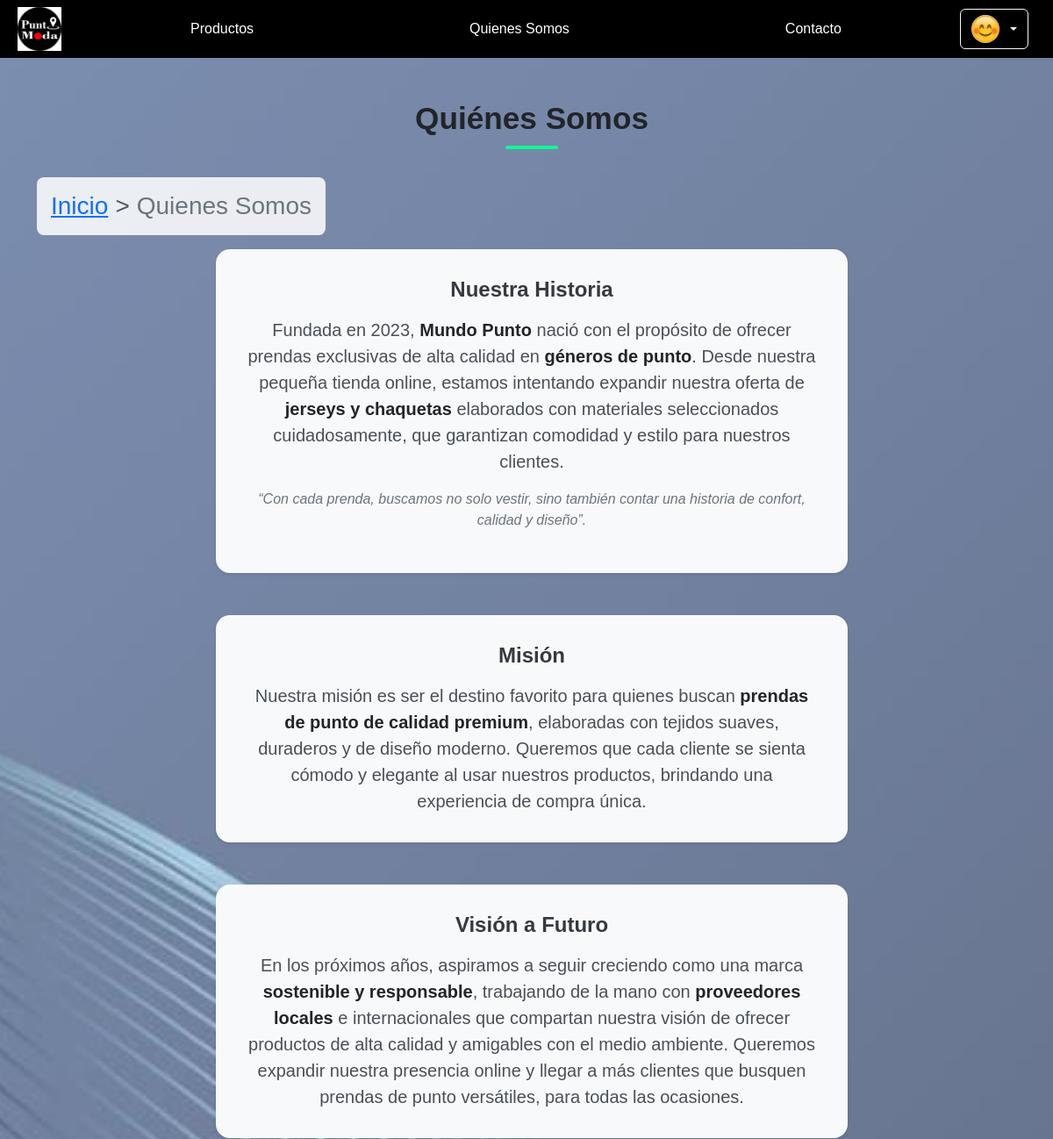
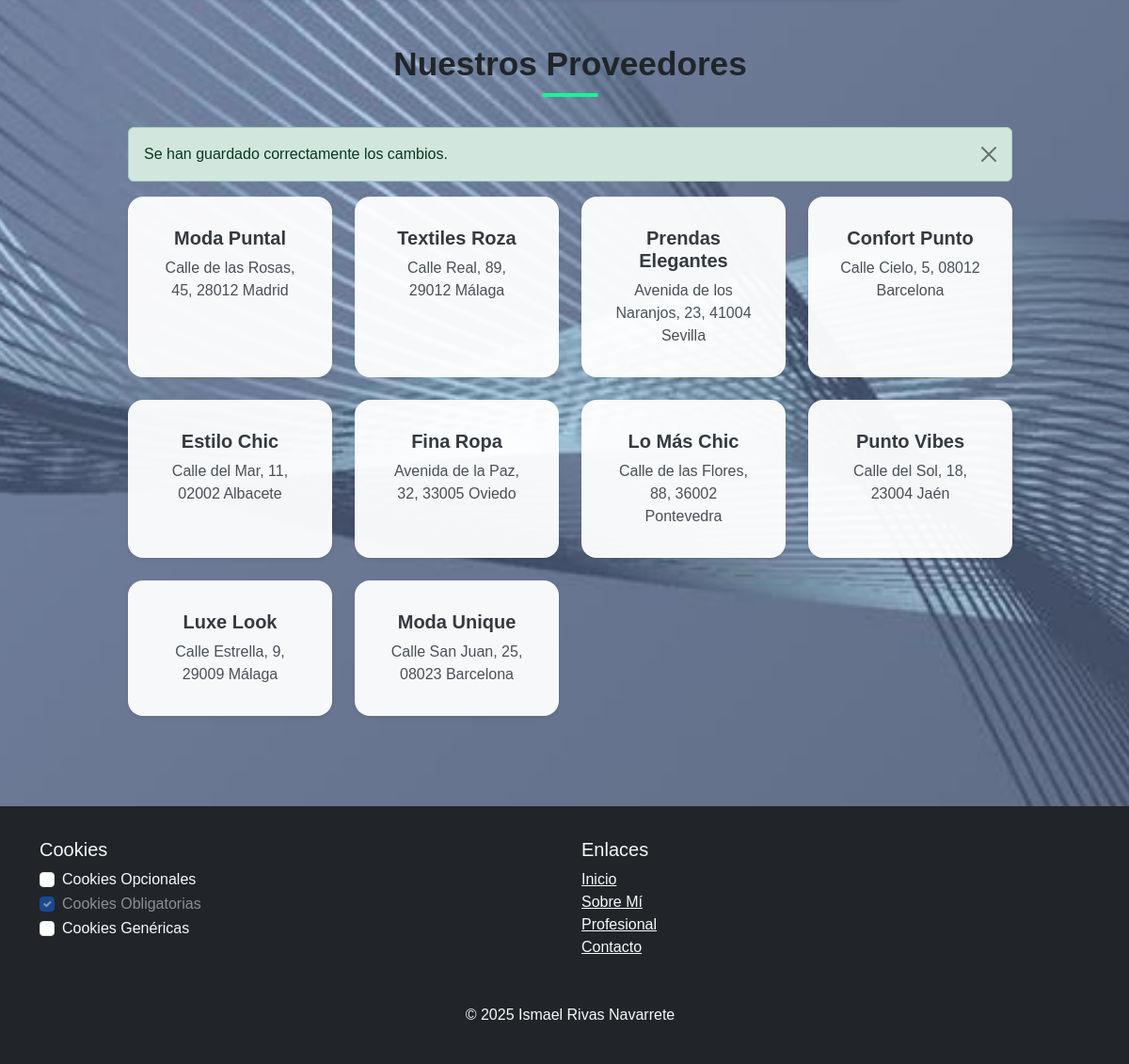
Page /quienesSomos.php (signed in) on the committed database (2 pictures, top to bottom).
### tables this page shows
CREATE TABLE IF NOT EXISTS Proveedores (
    CIF VARCHAR(9) PRIMARY KEY,
    nombre_proveedor VARCHAR(30) NOT NULL,
    direccion_proveedor VARCHAR(60),
    telefono VARCHAR(20)
);

### www/quienesSomos.php (the view, shortened to what this page needs)
<?php
$conexionBaseDatos = Conexion::conexionBD();
$consultaProveedores = $conexionBaseDatos->prepare("SELECT CIF, nombre_proveedor, direccion_proveedor,telefono FROM Proveedores");
$consultaProveedores->execute();
$resultado = $consultaProveedores->get_result();
?>
<!DOCTYPE html>
<html lang="es">
<head>
  <link href="https://cdn.jsdelivr.net/npm/bootstrap@5.3.3/dist/css/bootstrap.min.css" rel="stylesheet">
  <link rel="stylesheet" href="css/styles.css">
  <link rel="stylesheet" href="https://cdn.jsdelivr.net/npm/bootstrap-icons@1.13.1/font/bootstrap-icons.min.css">
  <link rel="stylesheet" href="css/estiloQuienesSomos.css">
</head>
<body>
    <?php include 'php/navbar.php'; ?>
    <main class="container my-5">
        <h2 class="section-title">Quiénes Somos</h2>
        <nav style="--bs-breadcrumb-divider: '>';" aria-label="breadcrumb">
            <ol class="breadcrumb">
                <li class="breadcrumb-item"><a href="index.php">Inicio</a></li>
                <li class="breadcrumb-item active" aria-current="page">Quienes Somos</li>
            </ol>
        </nav>
        <div class="col-12 col-md-8 mx-auto mb-5 px-3">
            <div class="card shadow-sm rounded-4 bg-light border-0">
                <div class="card-body text-center">
                    <h4 class="card-title mb-3">Nuestra Historia</h4>
                    <p class="card-text lead">
                    Fundada en 2023, <strong>Mundo Punto</strong> nació con el propósito de ofrecer prendas exclusivas de alta calidad en
                    <strong>géneros de punto</strong>. Desde nuestra pequeña tienda online, estamos intentando expandir nuestra oferta de <strong>jerseys y chaquetas
                        </strong> elaborados con materiales seleccionados cuidadosamente, que garantizan comodidad y estilo para nuestros clientes.
                    </p>
                    <p class="intro-text mt-3 fst-italic">
                    “Con cada prenda, buscamos no solo vestir, sino también contar una historia de confort, calidad y diseño”.
                    </p>
                </div>
            </div>
        </div>
        <div class="col-12 col-md-8 mx-auto mb-5 px-3">
            <div class="card shadow-sm rounded-4 bg-light border-0">
                <div class="card-body text-center">
                    <h4 class="card-title mb-3">Misión</h4>
                    <p class="card-text lead">
                    Nuestra misión es ser el destino favorito para quienes buscan <strong>prendas de punto de calidad premium</strong>, elaboradas con tejidos
                    suaves, duraderos y de diseño moderno. Queremos que cada cliente se sienta cómodo y elegante al usar nuestros productos, brindando una
                    experiencia de compra única.
                    </p>
                </div>
            </div>
        </div>
        <div class="col-12 col-md-8 mx-auto mb-5 px-3">
            <div class="card shadow-sm rounded-4 bg-light border-0">
                <div class="card-body text-center">
                    <h4 class="card-title mb-3">Visión a Futuro</h4>
                    <p class="card-text lead">
                    En los próximos años, aspiramos a seguir creciendo como una marca <strong>sostenible y responsable</strong>, trabajando de la mano
                    con <strong>proveedores locales</strong> e internacionales que compartan nuestra visión de ofrecer productos de alta calidad y amigables
                    con el medio ambiente. Queremos expandir nuestra presencia online y llegar a más clientes que busquen prendas de punto versátiles,
                    para todas las ocasiones.
                    </p>
                </div>
            </div>
        </div>
        <div class="col-md-10 mx-auto">
            <h2 class="providers-title">Nuestros Proveedores</h2>
            <?php if (isset($_SESSION['mensaje'])): ?>
                <div class="alert alert-success alert-dismissible fade show mt-3" role="alert">
                    <?php echo $_SESSION['mensaje']; unset($_SESSION['mensaje']); ?>
                    <button type="button" class="btn-close" data-bs-dismiss="alert" aria-label="Close"></button>
                </div>
            <?php endif; ?>
            <div class="row g-4">
                <?php while ($proveedor = $resultado->fetch_assoc()) {  ?>
                <div class="col-12 col-sm-6 col-md-4 col-lg-3">
                    <div class="card border-0 shadow-sm h-100">
                        <div class="card-body text-center">
                            <h5 class="card-title"><?php echo htmlspecialchars($proveedor['nombre_proveedor']); ?></h5>
                            <p class="card-text"><?php echo htmlspecialchars($proveedor['direccion_proveedor']); ?></p>
                        </div>
                    </div>
                </div>
                <?php } ?>
            </div>
        </div>
    </main>
  <?php include 'php/footer.php'; ?>
</body>
</html>

### www/css/styles.css (style rules this page uses)
html, body { height: 100%; margin: 0; padding: 0; }
body { display: flex; flex-direction: column; font-family: Arial, sans-serif; }
main { flex: 1; }
.container { margin-top: 10px; padding-right: 0 !important; }
.breadcrumb { font-size: 1.75rem; }
.card { border: 2px solid #111 }

### www/css/estiloQuienesSomos.css (style rules this page uses)
body { background-image: url("../imagenes/imagenfuturista.jpg"); background-repeat: no-repeat; background-size: cover; background-position: center; background-attachment: fixed; margin: 0; padding: 0; min-height: 100vh; overflow-x: hidden; }
.breadcrumb { display: inline-flex; flex-wrap: nowrap; align-items: center; background-color: rgba(255, 255, 255, 0.85); padding: 0.75rem 1rem; border-radius: 0.5rem; font-size: 1.75rem; font-weight: 200; width: fit-content; max-width: 100%; }
.breadcrumb-item a { color: #0d6efd; }
.breadcrumb-item.active { color: #6c757d; }
.section-title, .providers-title { font-size: 2.2rem; font-weight: 700; color: #212529; text-align: center; margin-bottom: 2rem; position: relative; }
.section-title::after, .providers-title::after { content: ""; display: block; width: 60px; height: 4px; background-color: #0dfd91; margin: 10px auto 0; border-radius: 2px; }
.card { background-color: rgba(255, 255, 255, 0.95); border: none; border-radius: 1rem; box-shadow: 0 0 20px rgba(0, 0, 0, 0.05); max-width: 100%; box-sizing: border-box; word-wrap: break-word; overflow-wrap: break-word; }
.card-body { padding: 2rem; }
.card-title { color: #343a40; font-weight: bold; }
.card-text { color: #495057; }
.card-text strong { font-weight: 600; color: #212529; }
.intro-text { font-style: italic; color: #6c757d; }

### rows in the picture
proveedores: nombre_proveedor "Moda Puntal", direccion_proveedor "Calle de las Rosas, 45, 28012 Madrid"
proveedores: nombre_proveedor "Textiles Roza", direccion_proveedor "Calle Real, 89, 29012 Málaga"
proveedores: nombre_proveedor "Prendas Elegantes", direccion_proveedor "Avenida de los Naranjos, 23, 41004 Sevilla"
proveedores: nombre_proveedor "Confort Punto", direccion_proveedor "Calle Cielo, 5, 08012 Barcelona"
proveedores: nombre_proveedor "Estilo Chic", direccion_proveedor "Calle del Mar, 11, 02002 Albacete"
proveedores: nombre_proveedor "Fina Ropa", direccion_proveedor "Avenida de la Paz, 32, 33005 Oviedo"
proveedores: nombre_proveedor "Lo Más Chic", direccion_proveedor "Calle de las Flores, 88, 36002 Pontevedra"
proveedores: nombre_proveedor "Punto Vibes", direccion_proveedor "Calle del Sol, 18, 23004 Jaén"
proveedores: nombre_proveedor "Luxe Look", direccion_proveedor "Calle Estrella, 9, 29009 Málaga"
proveedores: nombre_proveedor "Moda Unique", direccion_proveedor "Calle San Juan, 25, 08023 Barcelona"

### other values in the picture
$_SESSION['mensaje'] "Se han guardado correctamente los cambios."
